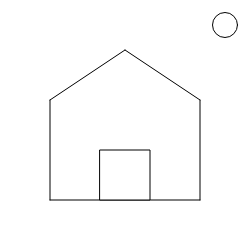
Frame 1 (no input)
Frame 60 (no input): identical to frame 1, image omitted
Frame 120 (the mouse pressed at the canvas centre since frame 60): identical to frame 1, image omitted

The p5.js sketch that drew this single still picture (run headless with seeded random() and noise() and a simulated clock; from frame 60 on, the mouse is pressed at the canvas centre):

// p5.js sketch
// ── sketch.js
// setup function - used for commands that need to run only once
function setup()
{
  // only put code here that you want to happen one time,
  // at the start of your program

  // create a canvas element on the page
  createCanvas(250, 250);

  // draw our house
  line(50, 200, 50, 100);
  line(50, 100, 125, 50);
  line(125, 50, 200, 100);
  line(200, 100, 200, 200);
  line(200, 200, 50, 200);

  // draw the moon
  ellipse(225, 25, 25, 25);

  // random rectangle - maybe a door for our house?
  rect(100, 150, 50, 50);
}

// draw function - used for commands that need to be repeated
function draw()
{
}
